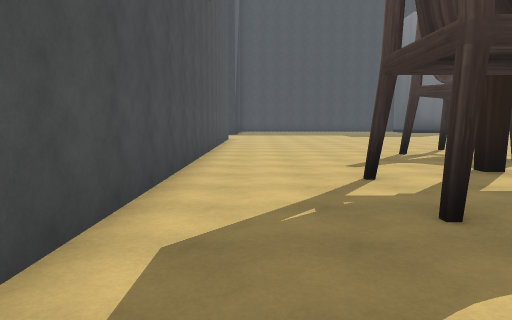
[1] (above)

24 first-person views from a walk through a 3-D level made in the Unity game engine. The camera is 1.5 m above the floor, tilts 6° down and sees 70° across. The floor is counted in squares, 2 m on a side. Each view is taken from the middle of a square. On the plan, view 1 faces up. The plan holds only what a view shows up to about 11 squares ahead; the rest is blank. The place goes on beyond the plan. The player character is not drawn. Some animated figures are not drawn. Some surface patterns are stand-ins.

[2]
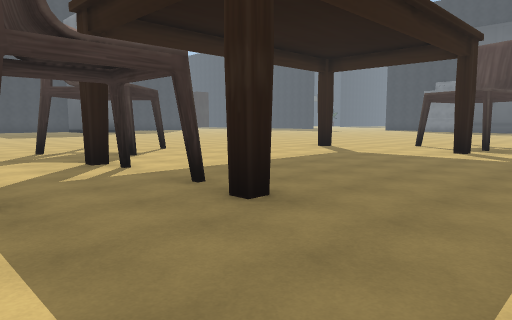

[3]
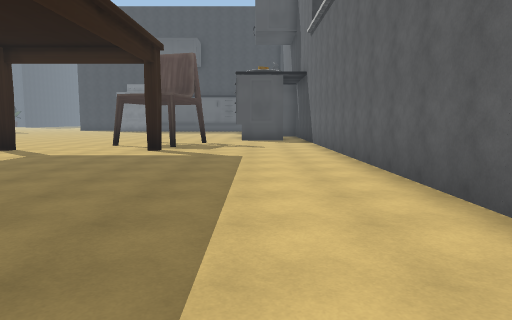

[4]
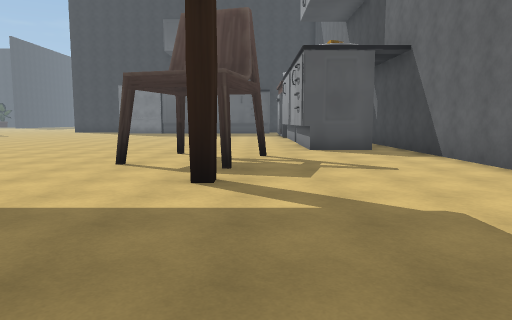

[5]
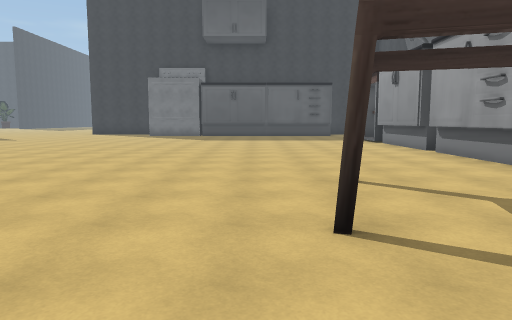

[6]
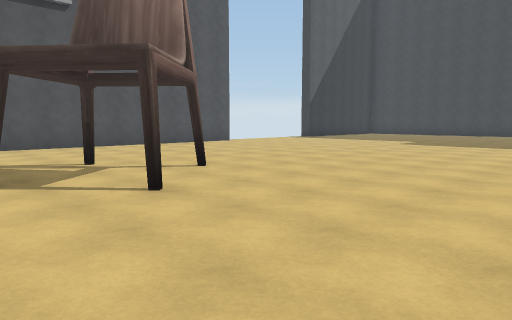

[7]
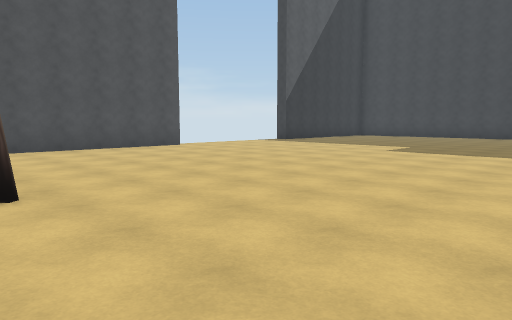

[8]
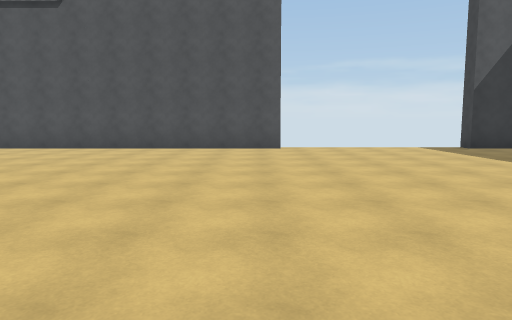

[9]
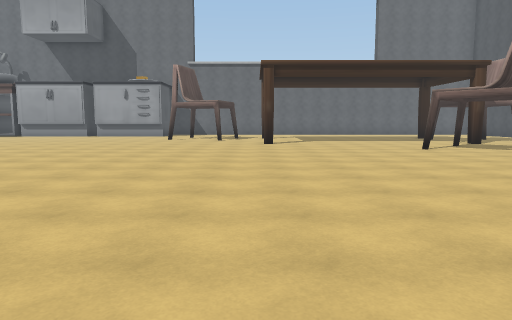

[10]
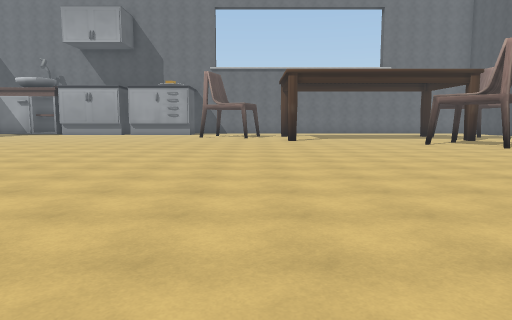

[11]
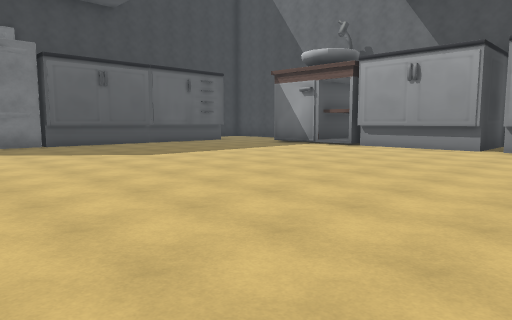

[12]
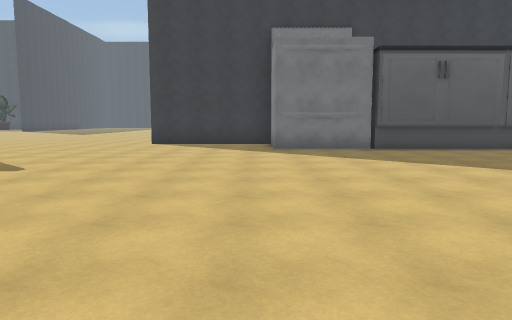

[13]
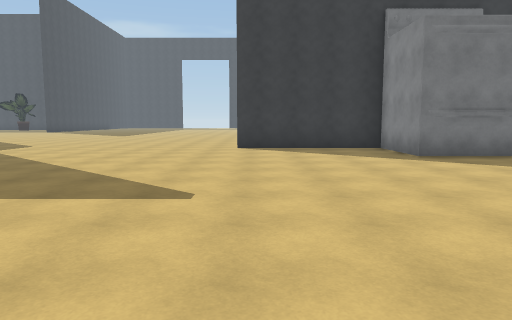

[14]
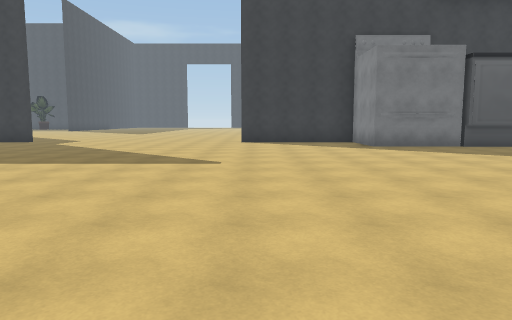

[15]
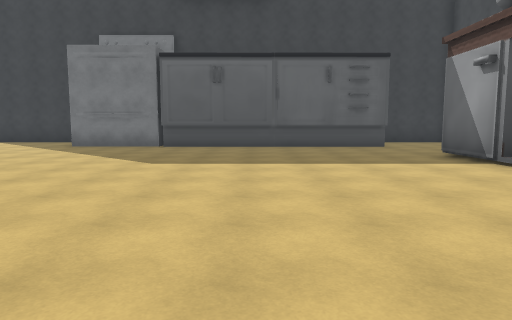

[16]
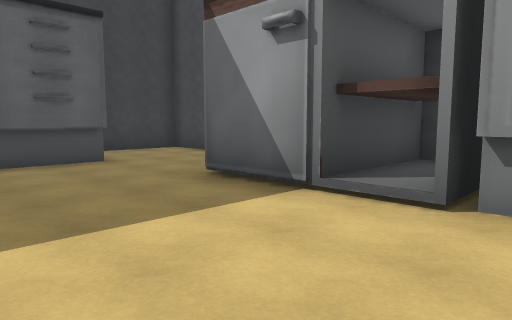

[17]
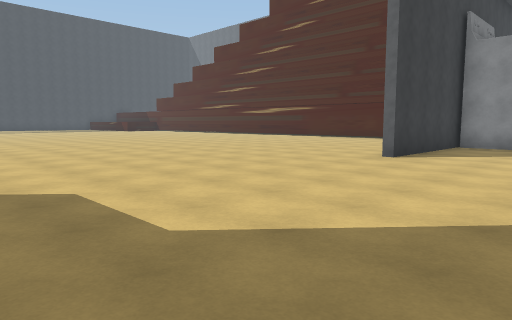

[18]
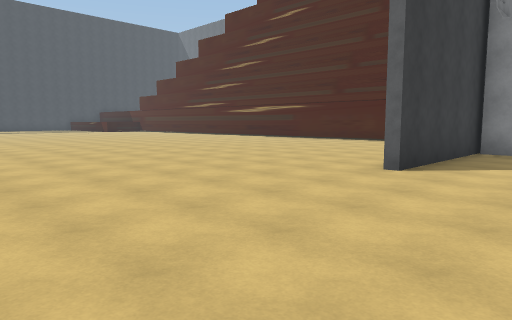

[19]
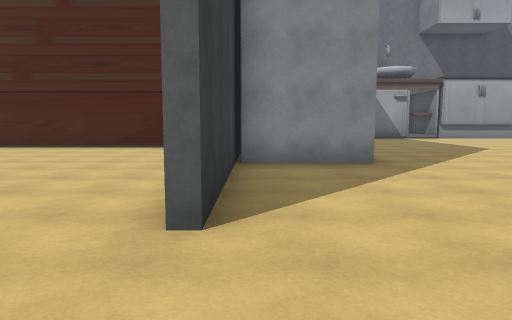

[20]
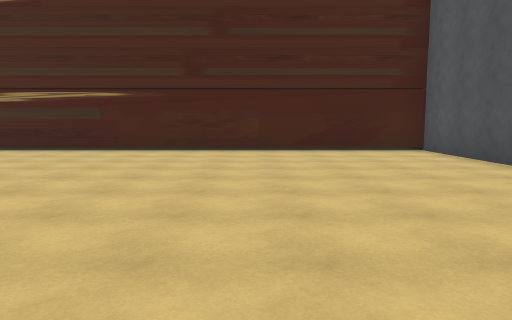

[21]
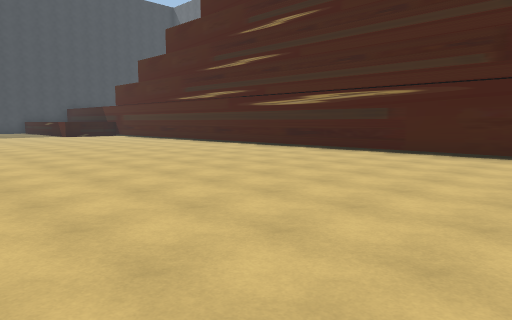

[22]
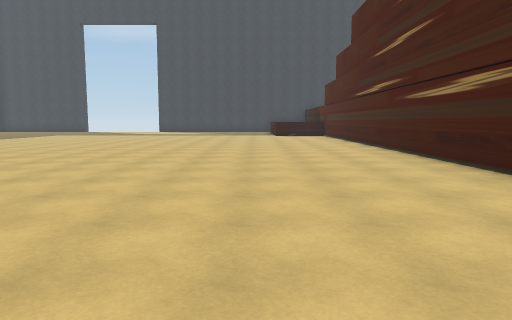

[23]
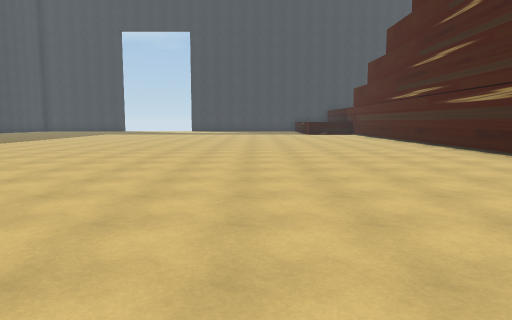

[24]
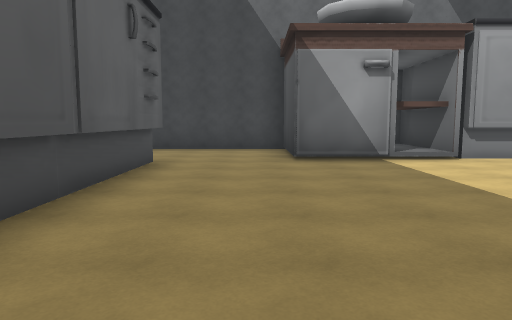

### Floor plan
Key: @ floor where view 1 was taken; # wall or solid block; x gap in a wall; . main floor; : floor 0.25 m higher than the main floor; / step, stairs or slope; O other object.
Columns run from 2 left of view 1 to 47 right of it. Each row starts with its distance up from view 1.
 21 x...    ..                    ....
 20  ....  ...    .               .........
 19  ..........  ...            ...............
 18  .......... .....          ................   ..
 17  .......... .....        .......................
 16  .................      ..........................
 15 #..................   ............................
 14 #..................  .............................
 13 #.................................#...............
 12 #.................................#...............
 11 #.................................#...............
 10 #......O..........................#...............
  9 #..............................##O#...............
  8 #.......O......................###................
  7 #......O.......................###................
  6 #.....#......#.................###................
  5 #.....O........................# #################
  4 #..............................#
  3 #..............................#
  2 #.....#......#.................#
  1  .............O.O..............#
  0   @......................//......
 -1    ...............########:##.....#
 -2     ..............##     #:##.....#
 -3       ##############     ##########

Positions as (right, up) in squares from view 1, and headings:
1: (0, 0), facing up
2: (1, -1), facing up-right
3: (1, -1), facing right
4: (6, 1), facing right
5: (10, 4), facing right
6: (10, 6), facing up-left
7: (9, 9), facing up-left
8: (9, 15), facing left
9: (11, 18), facing down
10: (12, 20), facing down
11: (17, 10), facing down-right
12: (19, 10), facing right
13: (21, 13), facing right
14: (18, 13), facing right
15: (18, 4), facing right
16: (22, 3), facing down-right
17: (28, 21), facing down-right
18: (29, 19), facing down-right
19: (31, 16), facing down
20: (36, 15), facing down
21: (36, 14), facing down-right
22: (36, 9), facing right
23: (34, 11), facing right
24: (27, 7), facing down
